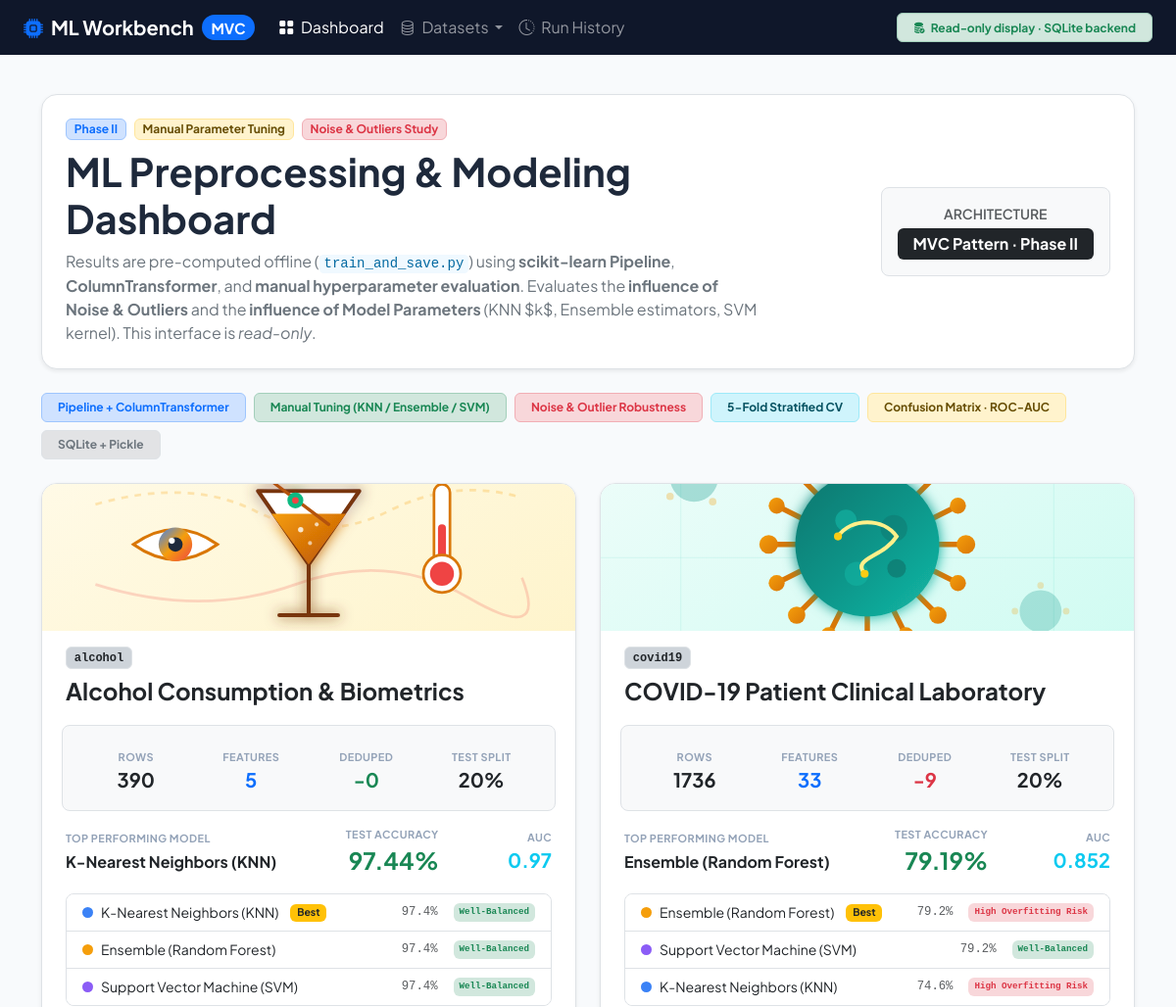
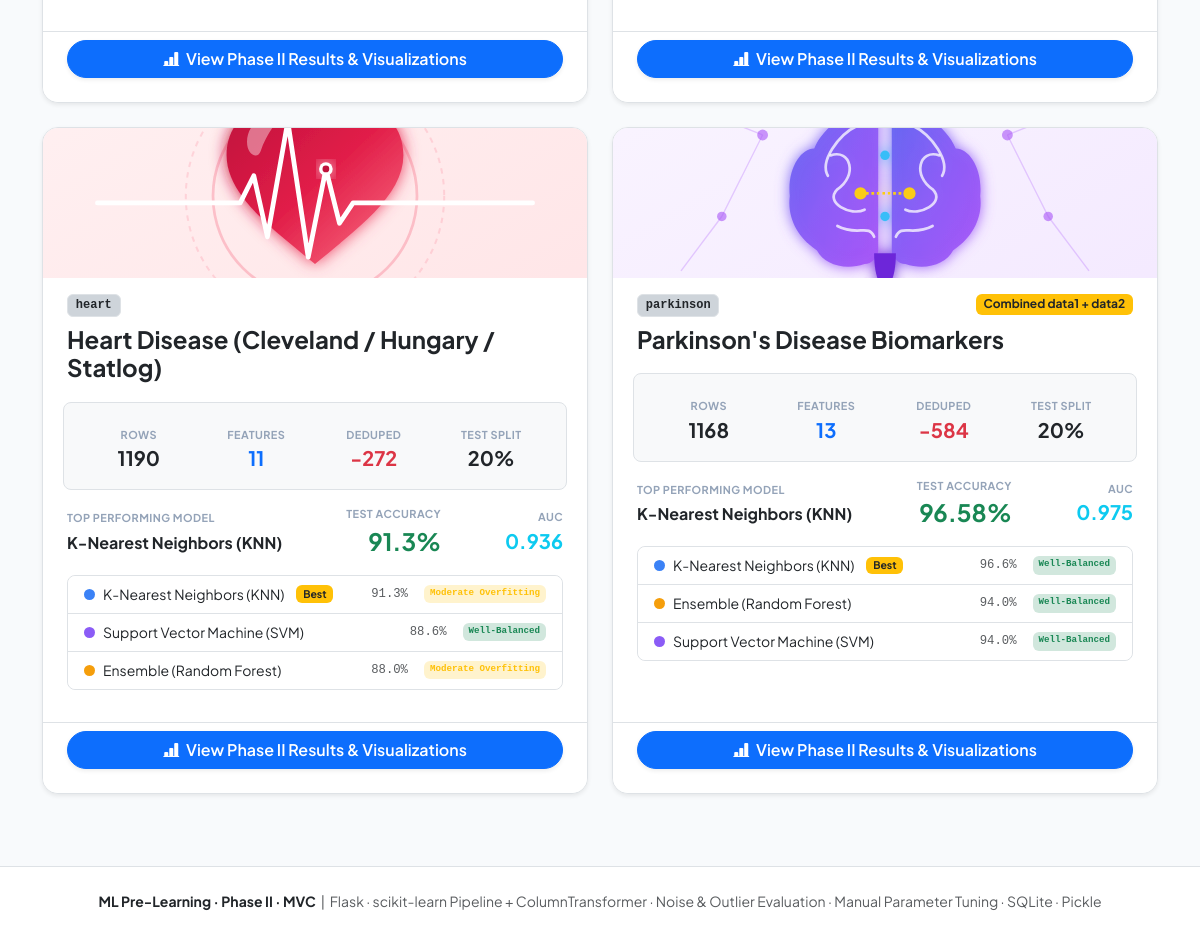
The page / on the database its author committed (2 pictures, top to bottom).
### tables this page shows
CREATE TABLE training_runs (
                id               INTEGER PRIMARY KEY AUTOINCREMENT,
                timestamp        TEXT    NOT NULL,
                dataset_id       TEXT    NOT NULL,
                dataset_name     TEXT    NOT NULL,
                raw_rows         INTEGER NOT NULL,
                final_rows       INTEGER NOT NULL,
                features_count   INTEGER NOT NULL,
                feature_names    TEXT    NOT NULL,   -- JSON list
                duplicates_removed INTEGER NOT NULL,
                missing_strategy TEXT    NOT NULL,
                scaler_used      TEXT    NOT NULL,
                test_size        REAL    NOT NULL,
                cv_folds         INTEGER NOT NULL,
                split_pickle_path TEXT   NOT NULL,
                best_model_key   TEXT    NOT NULL
            , noise_outlier_json TEXT);

CREATE TABLE model_evaluations (
                id                INTEGER PRIMARY KEY AUTOINCREMENT,
                run_id            INTEGER NOT NULL,
                model_key         TEXT    NOT NULL,
                model_name        TEXT    NOT NULL,
                best_params       TEXT    NOT NULL,  -- JSON
                test_accuracy     REAL    NOT NULL,
                train_accuracy    REAL    NOT NULL,
                cv_mean           REAL    NOT NULL,
                cv_std            REAL    NOT NULL,
                precision_val     REAL    NOT NULL,
                recall_val        REAL    NOT NULL,
                f1_val            REAL    NOT NULL,
                auc_val           REAL    NOT NULL,
                overfitting_status TEXT   NOT NULL,
                overfitting_badge  TEXT   NOT NULL,
                overfitting_desc   TEXT   NOT NULL,
                tn INTEGER NOT NULL,
                fp INTEGER NOT NULL,
                fn INTEGER NOT NULL,
                tp INTEGER NOT NULL,
                model_pickle_path TEXT, param_curve TEXT,
                FOREIGN KEY (run_id) REFERENCES training_runs(id) ON DELETE CASCADE
            );

### app/controllers/main_controller.py (the view)
@main_bp.route('/')
def index():
    latest_runs = {r['dataset_id']: r for r in get_latest_run_per_dataset()}
    datasets = list(DS_CFG.values())
    return render_template('index.html', datasets=datasets, latest_runs=latest_runs)

### app/models/db_manager.py (called while the page is built)
def _conn():
    os.makedirs('instance', exist_ok=True)
    c = sqlite3.connect(DB_PATH)
    c.row_factory = sqlite3.Row
    return c

def _parse_run_record(row, c):
    run = dict(row)
    run['feature_names'] = json.loads(run['feature_names'])
    run['noise_outlier_data'] = json.loads(run.get('noise_outlier_json') or '{}')
    run['models'] = [
        dict(m) | {
            'best_params': json.loads(m['best_params']),
            'param_curve': json.loads(m['param_curve'] or '[]')
        }
        for m in c.execute(
            'SELECT * FROM model_evaluations WHERE run_id=? ORDER BY test_accuracy DESC',
            (run['id'],))
    ]
    run['plots'] = {
        r['plot_type']: r['plot_b64']
        for r in c.execute('SELECT plot_type, plot_b64 FROM plots WHERE run_id=?', (run['id'],))
    }
    return run

def get_latest_run_per_dataset():
    init_db()
    with _conn() as c:
        rows = c.execute('''
            SELECT t.* FROM training_runs t
            INNER JOIN (
                SELECT dataset_id, MAX(id) as max_id
                FROM training_runs GROUP BY dataset_id
            ) g ON t.id = g.max_id
            ORDER BY t.id DESC
        ''').fetchall()
        return [_parse_run_record(row, c) for row in rows]

### app/templates/index.html (shortened to what this page needs)
{% extends "base.html" %}
{% block content %}
<div class="container">
    <div class="bg-white rounded-4 shadow-sm border p-4 mb-4">
        <div class="row align-items-center g-3">
            <div class="col-lg-8">
                <div class="d-flex align-items-center gap-2 mb-2">
                    <span class="badge bg-primary-subtle text-primary border border-primary-subtle fw-bold">Phase II</span>
                    <span class="badge bg-warning-subtle text-warning-emphasis border border-warning-subtle fw-bold">Manual Parameter Tuning</span>
                    <span class="badge bg-danger-subtle text-danger border border-danger-subtle fw-bold">Noise & Outliers Study</span>
                </div>
                <h1 class="fw-bold mb-2">ML Preprocessing & Modeling Dashboard</h1>
                <p class="text-secondary mb-0">
                    Results are pre-computed offline (<code>train_and_save.py</code>) using
                    <strong>scikit-learn Pipeline</strong>, <strong>ColumnTransformer</strong>, and
                    <strong>manual hyperparameter evaluation</strong>. Evaluates the
                    <strong>influence of Noise & Outliers</strong> and the <strong>influence of Model Parameters</strong>
                    (KNN $k$, Ensemble estimators, SVM kernel). This interface is <em>read-only</em>.
                </p>
            </div>
            <div class="col-lg-4 text-lg-end">
                <div class="d-inline-block border rounded-3 p-3 bg-light text-center">
                    <div class="small text-muted fw-semibold text-uppercase mb-1">Architecture</div>
                    <span class="badge bg-dark px-3 py-2 fs-6">MVC Pattern · Phase II</span>
                </div>
            </div>
        </div>
    </div>
    <div class="d-flex flex-wrap gap-2 mb-4">
        <span class="badge bg-primary-subtle text-primary border border-primary-subtle px-3 py-2">Pipeline + ColumnTransformer</span>
        <span class="badge bg-success-subtle text-success border border-success-subtle px-3 py-2">Manual Tuning (KNN / Ensemble / SVM)</span>
        <span class="badge bg-danger-subtle text-danger border border-danger-subtle px-3 py-2">Noise & Outlier Robustness</span>
        <span class="badge bg-info-subtle text-info-emphasis border border-info-subtle px-3 py-2">5-Fold Stratified CV</span>
        <span class="badge bg-warning-subtle text-warning-emphasis border border-warning-subtle px-3 py-2">Confusion Matrix · ROC-AUC</span>
        <span class="badge bg-secondary-subtle text-secondary border px-3 py-2">SQLite + Pickle</span>
    </div>
    <div class="row g-4">
        {% for ds in datasets %}
        {% set run = latest_runs.get(ds.id) %}
        <div class="col-lg-6">
            <div class="card border shadow-sm rounded-4 h-100 hover-lift overflow-hidden">
                <div class="dataset-card-img-wrap">
                    <img src="{{ url_for('static', filename='img/' + ds.id + '.svg') }}" alt="{{ ds.name }}">
                </div>
                <div class="card-header bg-white border-bottom-0 pt-3 px-4 pb-2">
                    <div class="d-flex justify-content-between align-items-start">
                        <span class="badge bg-dark-subtle text-dark border font-monospace small">{{ ds.id }}</span>
                        {% if ds.is_combined %}
                        <span class="badge bg-warning text-dark">Combined data1 + data2</span>
                        {% endif %}
                    </div>
                    <h4 class="fw-bold mt-2 mb-1 text-dark">{{ ds.name }}</h4>
                </div>
                <div class="card-body px-4 pb-3">
                    {% if run %}
                    <div class="row g-2 text-center bg-light rounded-3 p-3 border mb-3">
                        <div class="col-3">
                            <div class="label-xs">Rows</div>
                            <div class="fs-5 fw-bold">{{ run.raw_rows }}</div>
                        </div>
                        <div class="col-3">
                            <div class="label-xs">Features</div>
                            <div class="fs-5 fw-bold text-primary">{{ run.features_count }}</div>
                        </div>
                        <div class="col-3">
                            <div class="label-xs">Deduped</div>
                            <div class="fs-5 fw-bold {% if run.duplicates_removed %}text-danger{% else %}text-success{% endif %}">
                                -{{ run.duplicates_removed }}
                            </div>
                        </div>
                        <div class="col-3">
                            <div class="label-xs">Test Split</div>
                            <div class="fs-5 fw-bold">{{ (run.test_size*100)|int }}%</div>
                        </div>
                    </div>
                    {% set best = run.models[0] if run.models else None %}
                    {% if best %}
                    <div class="d-flex align-items-center justify-content-between mb-3">
                        <div>
                            <div class="label-xs mb-1">Top Performing Model</div>
                            <span class="fw-bold text-dark">{{ best.model_name }}</span>
                        </div>
                        <div class="text-end">
                            <div class="label-xs">Test Accuracy</div>
                            <span class="fs-4 fw-bold text-success">{{ (best.test_accuracy*100)|round(2) }}%</span>
                        </div>
                        <div class="text-end">
                            <div class="label-xs">AUC</div>
                            <span class="fs-5 fw-bold text-info">{{ best.auc_val|round(3) }}</span>
                        </div>
                    </div>
                    <div class="list-group list-group-flush small rounded-3 border mb-3">
                        {% for m in run.models %}
                        <div class="list-group-item d-flex justify-content-between align-items-center bg-white py-2">
                            <div class="d-flex align-items-center gap-2">
                                <span class="dot dot-{{ m.model_key }}"></span>
                                <span>{{ m.model_name }}</span>
                                {% if loop.first %}<span class="badge bg-warning text-dark ms-1 small">Best</span>{% endif %}
                            </div>
                            <div class="d-flex gap-3 font-monospace text-muted small">
                                <span>{{ (m.test_accuracy*100)|round(1) }}%</span>
                                <span class="badge bg-{{ m.overfitting_badge }}-subtle text-{{ m.overfitting_badge }}">{{ m.overfitting_status }}</span>
                            </div>
                        </div>
                        {% endfor %}
                    </div>
                    {% endif %}
                    {% else %}
                    <div class="text-center py-4 text-muted">
                        <i class="bi bi-hourglass fs-3 d-block mb-2 opacity-50"></i>
                        <p class="mb-0 small">No results yet.<br><code>python train_and_save.py {{ ds.id }}</code></p>
                    </div>
                    {% endif %}
                </div>
                <div class="card-footer bg-white border-top px-4 pb-4 pt-2">
                    {% if run %}
                    <a href="{{ url_for('main.dataset_view', dataset_id=ds.id) }}"
                       class="btn btn-primary w-100 rounded-pill fw-semibold shadow-sm">
                        <i class="bi bi-bar-chart-line-fill me-1"></i> View Phase II Results & Visualizations
                    </a>
                    {% else %}
                    <button class="btn btn-outline-secondary w-100 rounded-pill" disabled>Not trained yet</button>
                    {% endif %}
                </div>
            </div>
        </div>
        {% endfor %}
    </div>
</div>
{% endblock %}

### app/templates/base.html (shortened to what this page needs)
<!DOCTYPE html>
<html lang="en">
<head>
    <link href="https://cdn.jsdelivr.net/npm/bootstrap@5.3.3/dist/css/bootstrap.min.css" rel="stylesheet">
    <link href="https://cdn.jsdelivr.net/npm/bootstrap-icons@1.11.3/font/bootstrap-icons.min.css" rel="stylesheet">
    <link rel="stylesheet" href="{{ url_for('static', filename='css/style.css') }}">
</head>
<body>
<nav class="navbar navbar-expand-lg navbar-dark sticky-top">
    <div class="container-fluid px-4">
        <a class="navbar-brand fw-bold d-flex align-items-center gap-2" href="{{ url_for('main.index') }}">
            <i class="bi bi-cpu-fill text-primary"></i>
            ML Workbench
            <span class="badge bg-primary rounded-pill small">MVC</span>
        </a>
        <div class="collapse navbar-collapse" id="nav">
            <ul class="navbar-nav me-auto">
                <li class="nav-item">
                    <a class="nav-link {% if request.endpoint=='main.index' %}active{% endif %}"
                       href="{{ url_for('main.index') }}">
                        <i class="bi bi-grid-fill me-1"></i> Dashboard
                    </a>
                </li>
                <li class="nav-item dropdown">
                    <a class="nav-link dropdown-toggle" href="#" data-bs-toggle="dropdown">
                        <i class="bi bi-database me-1"></i> Datasets
                    </a>
                </li>
                <li class="nav-item">
                    <a class="nav-link {% if request.endpoint=='main.history' %}active{% endif %}"
                       href="{{ url_for('main.history') }}">
                        <i class="bi bi-clock-history me-1"></i> Run History
                    </a>
                </li>
            </ul>
            <span class="badge bg-success-subtle text-success border border-success-subtle px-3 py-2 small">
                <i class="bi bi-database-fill-check me-1"></i> Read-only display · SQLite backend
            </span>
        </div>
    </div>
</nav>
<main class="py-4">{% block content %}{% endblock %}</main>
<footer class="border-top py-4 mt-5 text-center text-muted small bg-white">
    <strong class="text-dark">ML Pre-Learning · Phase II · MVC</strong> &nbsp;|&nbsp;
    Flask · scikit-learn Pipeline + ColumnTransformer · Noise & Outlier Evaluation · Manual Parameter Tuning · SQLite · Pickle
</footer>
</body>
</html>

### app/static/css/style.css (style rules this page uses)
:root { --primary: #2563eb; }
body { font-family: 'Plus Jakarta Sans', system-ui, sans-serif; background: #f8fafc; color: #1e293b; }
.navbar { background: #0f172a !important; }
.dot { width:11px; height:11px; border-radius:50%; display:inline-block; flex-shrink:0; }
.dot-KNN { background:#3b82f6; }
.dot-SVM { background:#8b5cf6; }
.dot-Ensemble { background:#f59e0b; }
.label-xs { font-size:0.68rem; font-weight:700; text-transform:uppercase; letter-spacing:.04em; color:#94a3b8; }
.hover-lift { transition: transform .18s, box-shadow .18s; }
.dataset-card-img-wrap { height: 150px; overflow: hidden; display: flex; align-items: center; justify-content: center; background: #f1f5f9; }
.dataset-card-img-wrap img { width: 100%; height: 100%; object-fit: cover; transition: transform 0.3s ease; }
code { color: #0369a1; background: #f0f9ff; padding: .1em .35em; border-radius:.3em; }

### rows shown on the page
training_runs: shows a picture, id "alcohol", name "Alcohol Consumption & Biometrics", raw_rows "390", features_count "5", duplicates_removed "0", (run.test_size*100)|int "20"
model_evaluations: model_name "K-Nearest Neighbors (KNN)", (best.test_accuracy*100)|round(2) "97.44", auc_val "0.97", shows "Best", (m.test_accuracy*100)|round(1) "97.4", overfitting_status "Well-Balanced"
model_evaluations: model_name "Ensemble (Random Forest)", (m.test_accuracy*100)|round(1) "97.4", overfitting_status "Well-Balanced"
model_evaluations: model_name "Support Vector Machine (SVM)", (m.test_accuracy*100)|round(1) "97.4", overfitting_status "Well-Balanced"
training_runs: shows a picture, id "covid19", name "COVID-19 Patient Clinical Laboratory", raw_rows "1736", features_count "33", duplicates_removed "9", (run.test_size*100)|int "20"
model_evaluations: model_name "Ensemble (Random Forest)", (best.test_accuracy*100)|round(2) "79.19", auc_val "0.852", shows "Best", (m.test_accuracy*100)|round(1) "79.2", overfitting_status "High Overfitting Risk"
model_evaluations: model_name "Support Vector Machine (SVM)", (m.test_accuracy*100)|round(1) "79.2", overfitting_status "Well-Balanced"
model_evaluations: model_name "K-Nearest Neighbors (KNN)", (m.test_accuracy*100)|round(1) "74.6", overfitting_status "High Overfitting Risk"
training_runs: shows a picture, id "heart", name "Heart Disease (Cleveland / Hungary / Statlog)", raw_rows "1190", features_count "11", duplicates_removed "272", (run.test_size*100)|int "20"
model_evaluations: model_name "K-Nearest Neighbors (KNN)", (best.test_accuracy*100)|round(2) "91.3", auc_val "0.936", shows "Best", (m.test_accuracy*100)|round(1) "91.3", overfitting_status "Moderate Overfitting"
model_evaluations: model_name "Support Vector Machine (SVM)", (m.test_accuracy*100)|round(1) "88.6", overfitting_status "Well-Balanced"
model_evaluations: model_name "Ensemble (Random Forest)", (m.test_accuracy*100)|round(1) "88.0", overfitting_status "Moderate Overfitting"
training_runs: shows a picture, id "parkinson", shows "Combined data1 + data2", name "Parkinson's Disease Biomarkers", raw_rows "1168", features_count "13", duplicates_removed "584", (run.test_size*100)|int "20"
model_evaluations: model_name "K-Nearest Neighbors (KNN)", (best.test_accuracy*100)|round(2) "96.58", auc_val "0.975", shows "Best", (m.test_accuracy*100)|round(1) "96.6", overfitting_status "Well-Balanced"
model_evaluations: model_name "Ensemble (Random Forest)", (m.test_accuracy*100)|round(1) "94.0", overfitting_status "Well-Balanced"
model_evaluations: model_name "Support Vector Machine (SVM)", (m.test_accuracy*100)|round(1) "94.0", overfitting_status "Well-Balanced"
